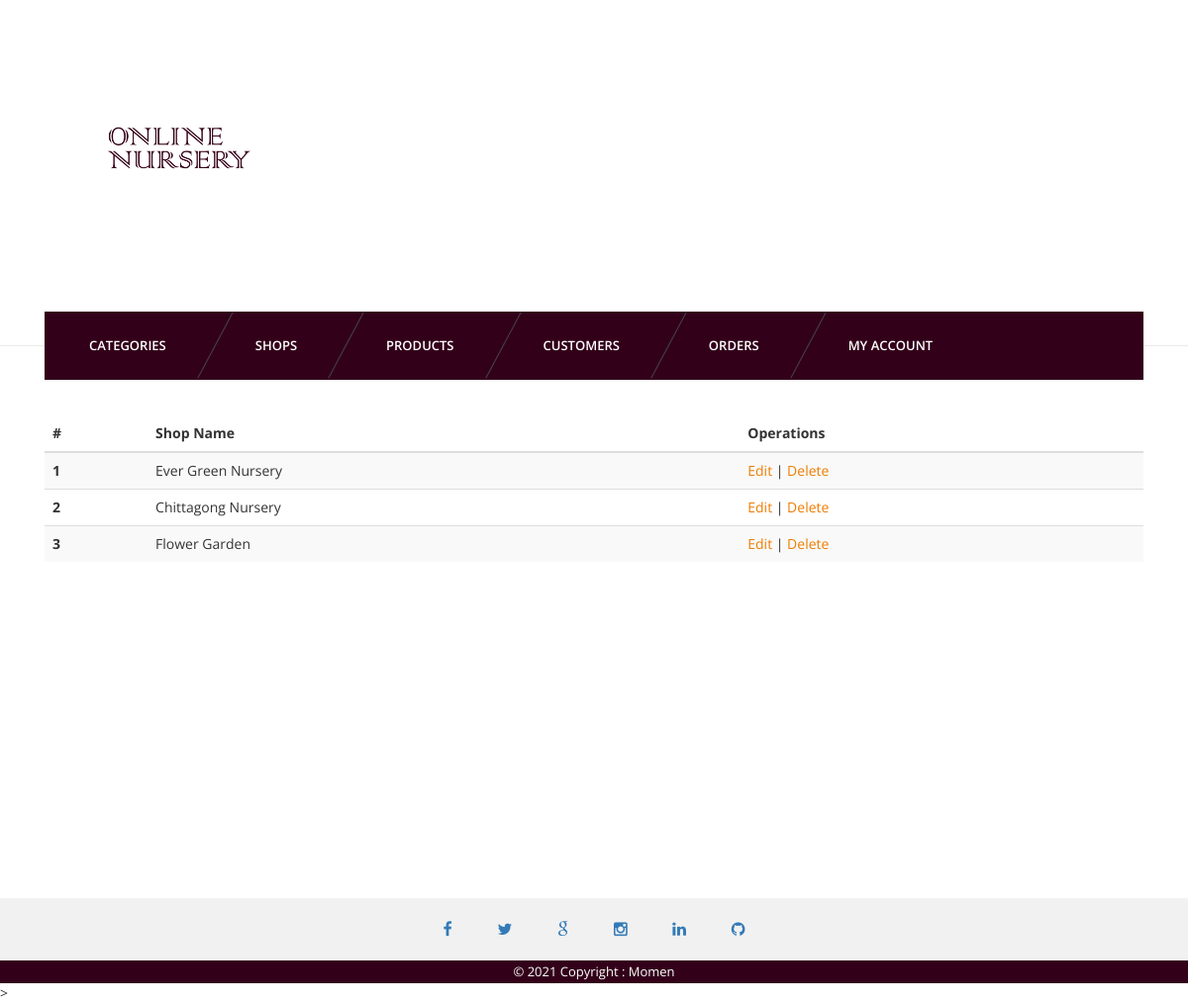
The app's page /admin/shops.php (signed in) with its own data.
### tables this page shows
CREATE TABLE `shop` (
  `id` int(11) NOT NULL,
  `name` varchar(255) NOT NULL
);

### admin/shops.php (the view, shortened to what this page needs)
<?php
require_once ('../config/connect.php');
require('inc/header.php');
?>
<?php include('inc/nav.php');?>
<section id="content">
	<div class="content-blog">
		<div class="container">
			<table class="table table-striped">
				<thead>
					<tr>
						<th>#</th>
						<th>Shop Name</th>
						<th>Operations</th>
					</tr>
				</thead>
				<tbody>
				<?php
					$sql = "SELECT * FROM shop";
					$res = mysqli_query($connection, $sql);
					while ($row = mysqli_fetch_assoc($res)) {
				?>
					<tr>
						<th scope="row"><?php echo $row['id']; ?></th>
						<td><?php echo $row['name']; ?></td>
						<td><a href="editshop.php?id=<?php echo $row['id']; ?>">Edit</a> |
                        <a href="delshop.php?id=<?php echo $row['id']; ?>">Delete</a></td>
					</tr>
				<?php } ?>
				</tbody>
			</table>
		</div>
	</div>
</section>
<?php include('inc/footer.php');?>

### admin/css/light.css (style rules this page uses)
body { background-color:#fff; }

### records on screen
shop: id "1", name "Ever Green Nursery"
shop: id "2", name "Chittagong Nursery"
shop: id "3", name "Flower Garden"
